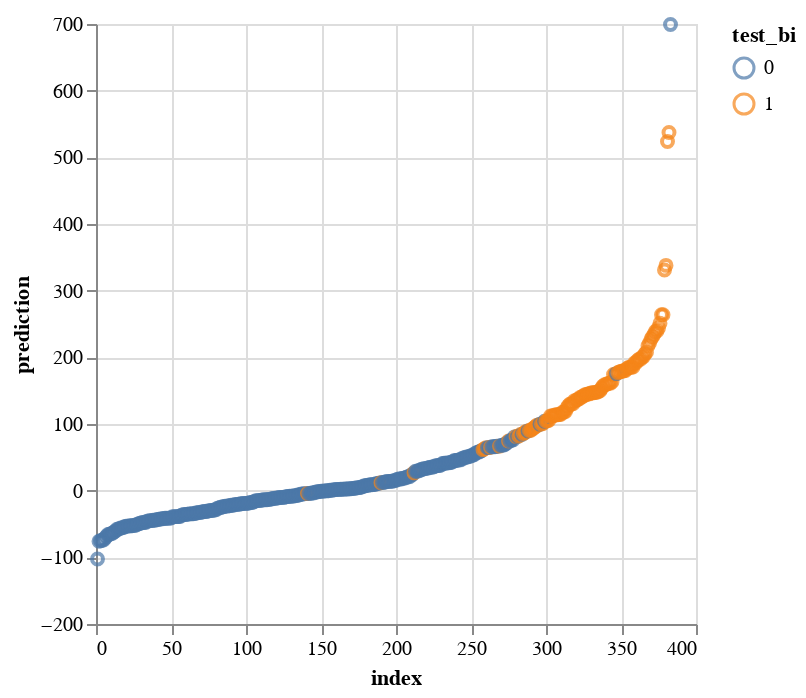

The notebook cell this image was saved under:
### Code cell
chart

### Figure 1 — Vega specification as saved in the notebook (floating-point values rounded to 4 significant figures; data arrays with more than 128 entries replaced by an {"elided": "..."} marker saying what was removed)
{"$schema": "https://vega.github.io/schema/vega/v5.json", "data": [{"name": "source_0", "values": {"elided": "383 records"}}, {"name": "source_0_x_domain_index", "values": [{"min": 1, "max": 383}]}, {"name": "source_0_y_domain_prediction", "values": [{"min": -102.5, "max": 699.3}]}, {"name": "source_0_color_domain_test_bi", "values": [{"test_bi": 0}, {"test_bi": 1}]}], "marks": [{"type": "symbol", "name": "marks", "from": {"data": "source_0"}, "encode": {"update": {"stroke": {"field": "test_bi", "scale": "color"}, "x": {"field": "index", "scale": "x"}, "y": {"field": "prediction", "scale": "y"}, "opacity": {"value": 0.7}, "fill": {"value": "transparent"}}}, "style": ["point"]}], "scales": [{"name": "x", "type": "linear", "domain": [{"signal": "(data(\"source_0_x_domain_index\")[0] || {}).min"}, {"signal": "(data(\"source_0_x_domain_index\")[0] || {}).max"}], "range": [0, {"signal": "width"}], "zero": true, "nice": true}, {"name": "y", "type": "linear", "domain": [{"signal": "(data(\"source_0_y_domain_prediction\")[0] || {}).min"}, {"signal": "(data(\"source_0_y_domain_prediction\")[0] || {}).max"}], "range": [{"signal": "height"}, 0], "zero": true, "nice": true}, {"name": "color", "type": "ordinal", "domain": {"data": "source_0_color_domain_test_bi", "field": "test_bi", "sort": true}, "range": "category"}], "axes": [{"scale": "x", "grid": true, "orient": "bottom", "tickCount": {"signal": "ceil(width/40)"}, "aria": false, "ticks": false, "gridScale": "y", "labels": false, "maxExtent": 0, "zindex": 0, "minExtent": 0, "domain": false}, {"scale": "y", "grid": true, "labels": false, "ticks": false, "domain": false, "maxExtent": 0, "tickCount": {"signal": "ceil(height/40)"}, "orient": "left", "zindex": 0, "minExtent": 0, "aria": false, "gridScale": "x"}, {"scale": "x", "grid": false, "title": "index", "labelFlush": true, "labelOverlap": true, "orient": "bottom", "tickCount": {"signal": "ceil(width/40)"}, "zindex": 0}, {"scale": "y", "orient": "left", "labelOverlap": true, "tickCount": {"signal": "ceil(height/40)"}, "grid": false, "zindex": 0, "title": "prediction"}], "background": "white", "padding": 5, "legends": [{"stroke": "color", "symbolType": "circle", "title": "test_bi", "encode": {"symbols": {"update": {"fill": {"value": "transparent"}, "opacity": {"value": 0.7}}}}}], "height": 300, "width": 300, "style": "cell"}
